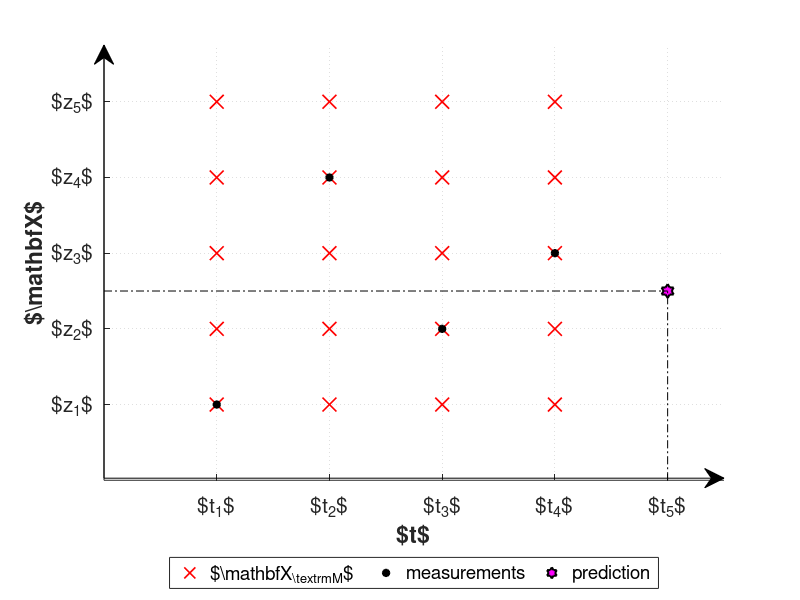

Write MATLAB code to recreate this figure.
clear
clc


altitudes = 100:100:500;
times     = 1:4;

[x,y] = meshgrid(times,altitudes);

Mk = [100;400;200;300];

for ii = 1:length(altitudes)
yT{ii} = sprintf('$z_{%d}$',ii);
end

for ii = 1:length(times)+1
xT{ii} = sprintf('$t_{%d}$',ii);
end

axisObj = axes;
% set axis properties
grid(axisObj,'on');
set(gca,'GridLineStyle',':')
hold(axisObj,'on');
xlabel(axisObj,'${t}$','fontweight','bold');
ylabel(axisObj,'$\mathbf{X}$','fontweight','bold');

mSize = 10;
pX = plot(x(:),y(:),'rx','MarkerSize',mSize,'linewidth',1.2);
pM = plot(times,Mk,'ko','MarkerSize',mSize/2,'MarkerFaceColor','k','linewidth',1.2);
set(gca,'ytick',altitudes,'yticklabel',yT)
set(gca,'xtick',[times times(end)+1],'xticklabel',xT)
pP = plot(times(end)+1,250,'mh','MarkerSize',mSize,...
    'MarkerFaceColor','m','MarkerEdgeColor','k','linewidth',1.5);
plot([0 times(end)+1],250*[1 1],'k-.');
plot((times(end)+1)*[1 1],250*[0 1],'k-.');

ylim([0 575])
xlim([0 5.5])
set(gcf,'InnerPosition',1*[-0 -0 560 420])
legend([pX;pM;pP],{'$\mathbf{X_{\textrm{M}}}$','measurements','prediction'},...
    'location','bestoutside','orientation','horizontal')
set(axisObj,'FontSize',15);

 % determine position of the axes

keyboard
% determine startpoint and endpoint for the arrows 
axp = get(gca,'Position');
xs=axp(1);
xe=axp(1)+axp(3);
ys=axp(2);
ye=axp(2)+axp(4);
% make the arrows
annotation('arrow', [xs xe],[ys ys]);
annotation('arrow', [xs xs],[ys ye]);

%% export file
saveFile = input('Save file? Options: Enter y or n\n','s');
if strcmpi(saveFile,'y')
    filName = strcat('kfgpDemo_',strrep(datestr(datetime),':','-'));
    savefig(filName);
    exportgraphics(gcf,[filName,'.png'],'Resolution',600)
end



